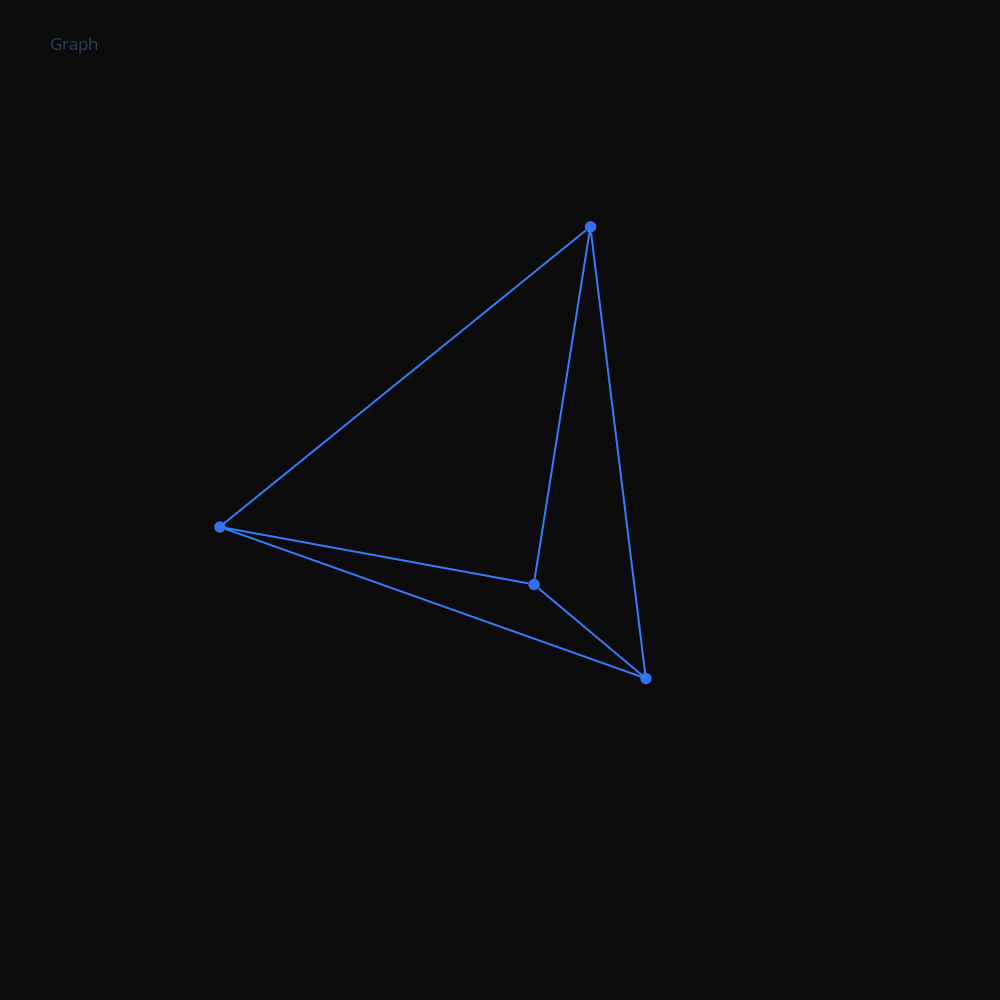

The notebook cell saved with this chart:
### Code cell
#@title 3D Plot
layt = nx.spring_layout(g,iterations = 1350, dim=3)

#layt=g.layout('fr3d', dim=3)
N = g.number_of_nodes()
Xn=[layt[k][0] for k in range(N)]# x-coordinates of nodes
Yn=[layt[k][1] for k in range(N)]# y-coordinates
Zn=[layt[k][2] for k in range(N)]# z-coordinates
Xe=[]
Ye=[]
Ze=[]
for e in g.edges:
    Xe+=[layt[e[0]][0],layt[e[1]][0], None]# x-coordinates of edge ends
    Ye+=[layt[e[0]][1],layt[e[1]][1], None]
    Ze+=[layt[e[0]][2],layt[e[1]][2], None]

trace1=go.Scatter3d(x=Xe,
               y=Ye,
               z=Ze,
               mode='lines',
               line=dict(color='rgb(50,125,250)', width=4),
               hoverinfo='none'
               )

trace2=go.Scatter3d(x=Xn,
               y=Yn,
               z=Zn,
               mode='markers',
               name='Articles',
               marker=dict(symbol='circle',
                             size=4,
                             color='rgb(50,110,250)',
                             colorscale='Viridis',
                             line=dict(color='rgb(50,50,50)', width=0.5)
                             ),
               #text=labels,
               hoverinfo='text'
               )

axis=dict(showbackground=False,
          showline=False,
          zeroline=False,
          showgrid=False,
          showticklabels=False,
          title=''
          )

layout = go.Layout(
         title="Graph",
         width=1000,
         height=1000,
         showlegend=False,
         scene=dict(
             xaxis=dict(axis),
             yaxis=dict(axis),
             zaxis=dict(axis),
        ),
     margin=dict(
        t=100
    ),
    hovermode='closest'
    ,paper_bgcolor='rgba(11,11,11,11)',
    plot_bgcolor='rgba(11,11,11,11)'    )

data=[trace1, trace2]
fig=go.Figure(data=data, layout=layout)
fig.show()

### Figure 1 — Plotly figure (JSON) as saved in the notebook; plotly's stock layout.template omitted (floating-point values rounded to 4 significant figures)
{"data": [{"hoverinfo": "none", "line": {"color": "rgb(50,125,250)", "width": 4}, "mode": "lines", "type": "scatter3d", "x": [0.6987, -0.8568, null, 0.6987, 0.6679, null, 0.6987, -0.5098, null, -0.8568, -0.5098, null, -0.8568, 0.6679, null, -0.5098, 0.6679, null], "y": [0.8466, -0.3162, null, 0.8466, -0.9619, null, 0.8466, 0.4315, null, -0.3162, 0.4315, null, -0.3162, -0.9619, null, 0.4315, -0.9619, null], "z": [0.4912, 0.7824, null, 0.4912, -0.2736, null, 0.4912, -1, null, 0.7824, -1, null, 0.7824, -0.2736, null, -1, -0.2736, null]}, {"hoverinfo": "text", "marker": {"color": "rgb(50,110,250)", "colorscale": [[0, "#440154"], [0.1111, "#482878"], [0.2222, "#3e4989"], [0.3333, "#31688e"], [0.4444, "#26828e"], [0.5556, "#1f9e89"], [0.6667, "#35b779"], [0.7778, "#6ece58"], [0.8889, "#b5de2b"], [1, "#fde725"]], "line": {"color": "rgb(50,50,50)", "width": 0.5}, "size": 4, "symbol": "circle"}, "mode": "markers", "name": "Articles", "type": "scatter3d", "x": [0.6987, -0.8568, -0.5098, 0.6679], "y": [0.8466, -0.3162, 0.4315, -0.9619], "z": [0.4912, 0.7824, -1, -0.2736]}], "layout": {"height": 1000, "hovermode": "closest", "margin": {"t": 100}, "paper_bgcolor": "rgba(11,11,11,11)", "plot_bgcolor": "rgba(11,11,11,11)", "scene": {"xaxis": {"showbackground": false, "showgrid": false, "showline": false, "showticklabels": false, "title": {"text": ""}, "zeroline": false}, "yaxis": {"showbackground": false, "showgrid": false, "showline": false, "showticklabels": false, "title": {"text": ""}, "zeroline": false}, "zaxis": {"showbackground": false, "showgrid": false, "showline": false, "showticklabels": false, "title": {"text": ""}, "zeroline": false}}, "showlegend": false, "title": {"text": "Graph"}, "width": 1000}}
